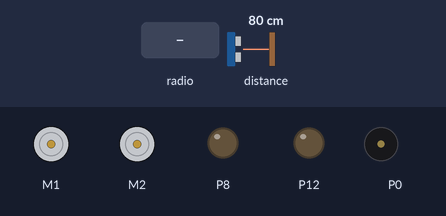
The program below on a simulated BBC micro:bit (MakeCode). Shown: 2 × DC motor (green arrow = forward, orange = backward, longer = faster), output pins drawn as LEDs (lit = HIGH), buzzer (waves = sounding). Inputs (shaded band) come from the test bench; at power-on: distance to the obstacle 80 cm.

Above: at 1.2 s.
1.3 s: radio message "1" arrives
At 2.6 s:
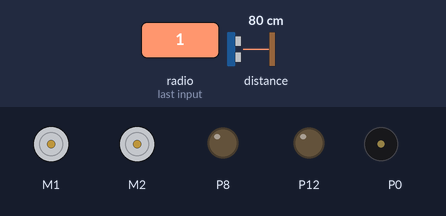
2.9 s: radio message "2" arrives
At 3.9 s:
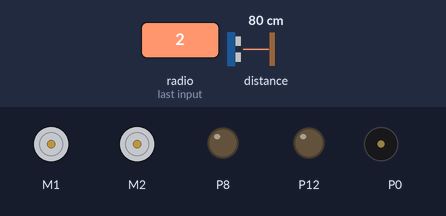
4.5 s: distance to the obstacle set to 4 cm
6.0 s: distance to the obstacle set to 2 cm
At 7.0 s:
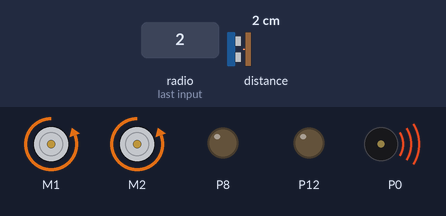
7.5 s: radio message "1" arrives
At 8.6 s:
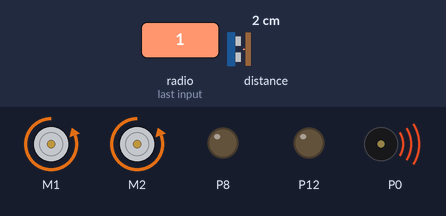
9.1 s: radio message "2" arrives
At 9.9 s:
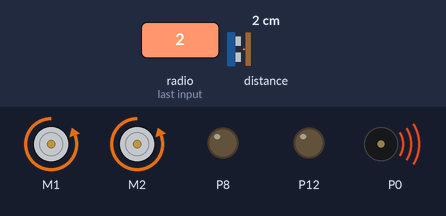
Timing chart, 0 to 11.7 s (numbered marks = the images above; inputs shaded):
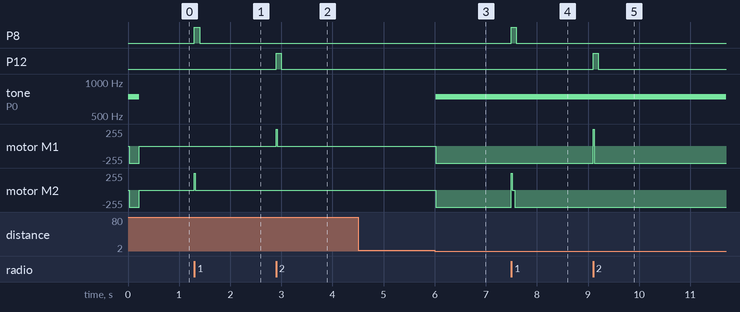

The program:

main.ts
```typescript
let l_정지 = 0
let r_정지 = 0
let 거리 = 0
let all_정지 = 0
radio.onReceivedNumber(function (receivedNumber) {
    if (receivedNumber == 1) {
        a_이동()
        a_led()
    }
    if (receivedNumber == 2) {
        b_이동()
        b_led()
    }
})
function 경고음 () {
    music.setVolume(80)
    music.ringTone(740)
}
function b_led () {
    pins.digitalWritePin(DigitalPin.P12, 1)
    basic.pause(100)
    pins.digitalWritePin(DigitalPin.P12, 0)
    basic.pause(100)
}
function b_이동 () {
    maqueen.motorRun(maqueen.Motors.M1, maqueen.Dir.CW, 255)
    l_정지 = 1
    if (l_정지 == 1) {
        l_정지 = 0
        maqueen.motorStop(maqueen.Motors.M1)
    }
}
function a_이동 () {
    maqueen.motorRun(maqueen.Motors.M2, maqueen.Dir.CW, 255)
    r_정지 = 1
    if (r_정지 == 1) {
        r_정지 = 0
        maqueen.motorStop(maqueen.Motors.M2)
    }
}
function a_led () {
    pins.digitalWritePin(DigitalPin.P8, 1)
    basic.pause(100)
    pins.digitalWritePin(DigitalPin.P8, 0)
    basic.pause(100)
}
basic.forever(function () {
    if (거리 < 3) {
        경고음()
        maqueen.motorRun(maqueen.Motors.All, maqueen.Dir.CCW, 255)
        basic.pause(200)
        all_정지 = 1
    } else {
        if (all_정지 == 1) {
            all_정지 = 0
            maqueen.motorStop(maqueen.Motors.All)
            music.stopAllSounds()
        }
    }
})
basic.forever(function () {
    radio.setGroup(5)
})
basic.forever(function () {
    거리 = maqueen.Ultrasonic(PingUnit.Centimeters)
})
```

test.ts
```typescript
// 테스트는 여기로 이동합니다; 이 패키지가 확장으로 사용될 때 컴파일되지 않을 것 입니다.
```

Measured:
- the behaviour switches between 3 and 2 cm on distance to the obstacle (found by bisection; images 2 and 3)
- after the input at 1.3 s, P8: LOW → HIGH at once, → LOW 0.10 s later; motor M2: stopped → forward 255/255 at once, → stopped 0.02 s later
- after the input at 2.9 s, P12: LOW → HIGH at once, → LOW 0.10 s later; motor M1: stopped → forward 255/255 at once, → stopped 0.02 s later
- after the input at 4.5 s, every drawn part: stays the same
- after the input at 6.0 s, tone on P0: silent → 740 Hz at once; motor M1, motor M2: stopped → backward 255/255 at once
- after the input at 7.5 s, P8: LOW → HIGH at once, → LOW 0.10 s later; motor M2: backward 255/255 → forward 255/255 at once, → stopped 0.02 s later, → backward 255/255 0.04 s later
- after the input at 9.1 s, P12: LOW → HIGH at once, → LOW 0.10 s later; motor M1: backward 255/255 → forward 255/255 at once, → backward 255/255 0.02 s later
